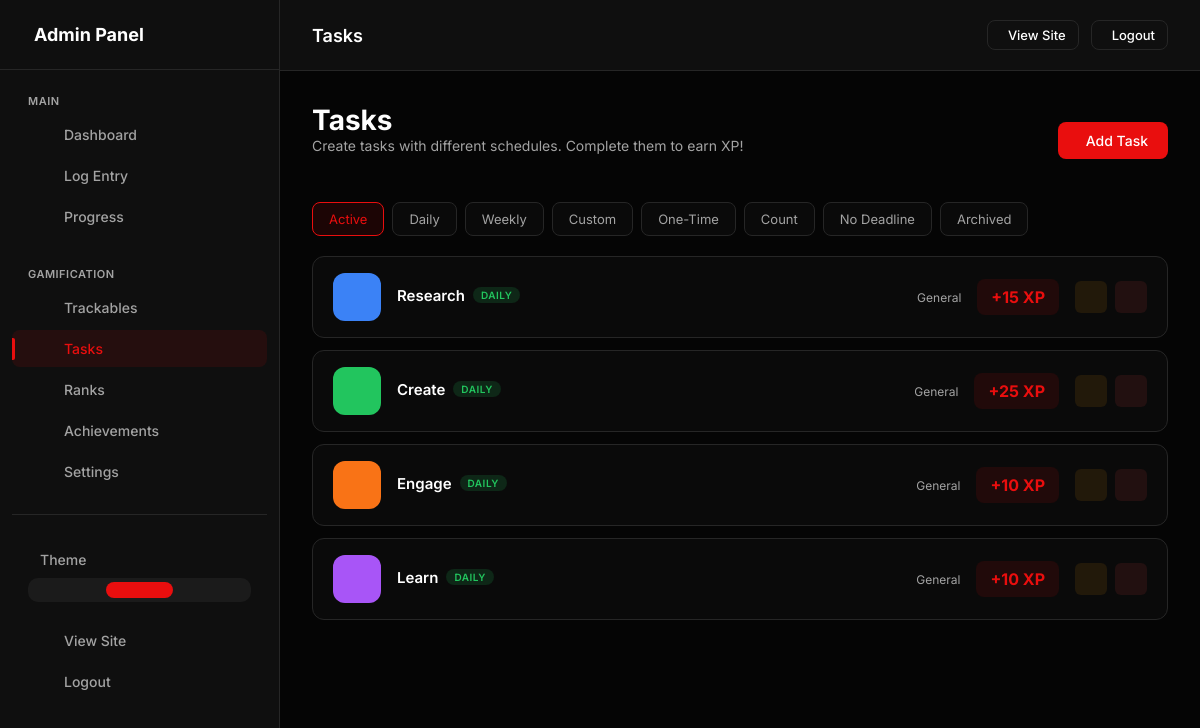
Before: /admin/daily-tasks (signed in) with the older database file.
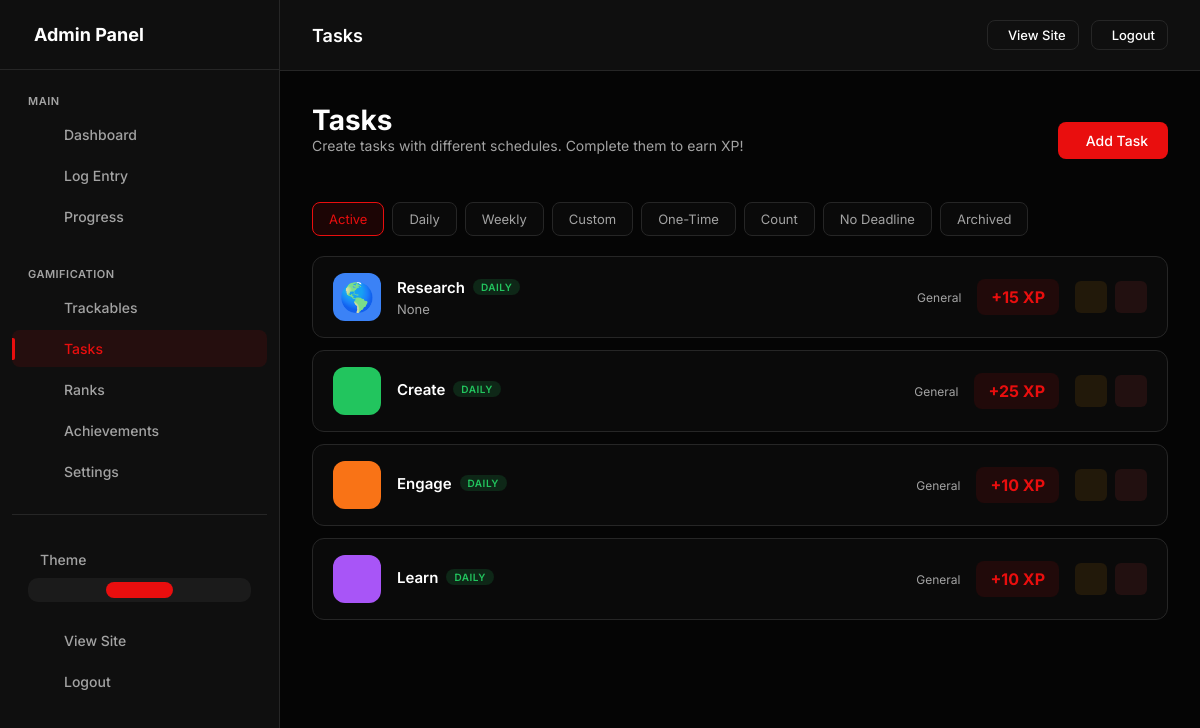
After: the same page with the newer database file.
### models.py (models this page shows, shortened)
class UserDailyTask(db.Model):
    __tablename__ = 'user_daily_tasks'
    id = db.Column(db.Integer, primary_key=True)
    user_id = db.Column(db.Integer, db.ForeignKey('users.id'), nullable=False, index=True)
    name = db.Column(db.String(100), nullable=False)
    slug = db.Column(db.String(100), nullable=False)
    description = db.Column(db.String(500))
    task_type = db.Column(db.String(20), default='normal')  # 'normal', 'count'
    target_count = db.Column(db.Integer, default=1)  # For count tasks: how many times to complete
    repeat_type = db.Column(db.String(20), default='daily')
    repeat_interval = db.Column(db.Integer, default=1)  # For 'custom': every X units
    repeat_unit = db.Column(db.String(10), default='day')  # 'day', 'week', 'month'
    repeat_days = db.Column(db.String(50))  # For 'weekly': JSON array like "[1,3,5]" for Mon/Wed/Fri
    repeat_day_of_month = db.Column(db.Integer)  # For 'monthly': which day (1-31)
    due_date = db.Column(db.Date)  # For 'once' tasks: when it's due
    completed_date = db.Column(db.Date)  # For 'once' tasks: when completed
    ebbinghaus_level = db.Column(db.Integer, default=0)  # Current level in spaced repetition
    next_due_date = db.Column(db.Date)  # When the task is next due
    xp_value = db.Column(db.Integer, default=10)
    xp_per_count = db.Column(db.Integer, default=0)  # For count tasks: XP per completion (0 = only on full completion)
    streak_bonus = db.Column(db.Boolean, default=True)  # Eligible for streak bonuses
    icon = db.Column(db.String(50), default='ph-check-circle')
    color = db.Column(db.String(20), default='#10b981')
    emoji = db.Column(db.String(10))
    display_order = db.Column(db.Integer, default=0)
    is_active = db.Column(db.Boolean, default=True)
    is_pinned = db.Column(db.Boolean, default=False)
    category = db.Column(db.String(50), default='general')  # 'health', 'work', 'learning', 'habits', 'general'
    created_at = db.Column(db.DateTime, default=datetime.utcnow)
    updated_at = db.Column(db.DateTime, default=datetime.utcnow, onupdate=datetime.utcnow)
    completions = db.relationship('TaskCompletion', backref='task', lazy=True, cascade='all, delete-orphan')

### app.py (the view)
    @app.route('/admin/daily-tasks')
    @admin_required
    def admin_daily_tasks():
        tasks = UserDailyTask.query.filter_by(
            user_id=current_user.id
        ).order_by(UserDailyTask.display_order).all()
        return render_template('admin/daily_tasks.html', tasks=tasks)

### templates/admin/daily_tasks.html (shortened to what this page needs)
{% extends "admin/base.html" %}
{% block page_title %}Tasks{% endblock %}
{% block content %}
<div class="page-header">
    <div>
        <h1 class="page-title">Tasks</h1>
        <p class="page-intro">Create tasks with different schedules. Complete them to earn {{ points_name }}!</p>
    </div>
    <div class="page-actions">
        <a href="{{ url_for('admin_daily_task_add') }}" class="btn btn-primary">
             Add Task
        </a>
    </div>
</div>
<div class="filter-tabs">
    <button class="filter-tab active" data-filter="all">Active</button>
    <button class="filter-tab" data-filter="daily">Daily</button>
    <button class="filter-tab" data-filter="weekly">Weekly</button>
    <button class="filter-tab" data-filter="custom">Custom</button>
    <button class="filter-tab" data-filter="once">One-Time</button>
    <button class="filter-tab" data-filter="count">Count</button>
    <button class="filter-tab" data-filter="none">No Deadline</button>
    <button class="filter-tab" data-filter="archived">Archived</button>
</div>
{% if tasks %}
<div class="tasks-list">
    {% for task in tasks %}
    {% set is_archived = task.completed_date and task.repeat_type in ('once', 'none') %}
    <div class="task-row {% if not task.is_active %}inactive{% endif %} {% if task.is_pinned %}pinned{% endif %} {% if is_archived %}archived{% endif %}"
        data-repeat="{{ task.repeat_type }}" data-type="{{ task.task_type }}"
        data-archived="{{ 'true' if is_archived else 'false' }}" {% if is_archived %}style="opacity: 0.6;" {% endif %}>
        <div class="task-icon-box" style="background: {{ task.color }}; color: {{ task.color }}">
            {% if task.emoji %}
            <span style="font-size: 28px;">{{ task.emoji }}</span>
            {% else %}
            <i class="ph {{ task.icon }}"></i>
            {% endif %}
        </div>
        <div class="task-info">
            <div class="task-name">
                {{ task.name }}
                <div class="task-badges">
                    <span class="task-badge repeat-{{ task.repeat_type }}">
                        {% if task.repeat_type == 'none' %}No Deadline
                        {% elif task.repeat_type == 'daily' %}Daily
                        {% elif task.repeat_type == 'weekdays' %}Weekdays
                        {% elif task.repeat_type == 'weekends' %}Weekends
                        {% elif task.repeat_type == 'weekly' %}Weekly
                        {% elif task.repeat_type == 'monthly' %}Monthly
                        {% elif task.repeat_type == 'yearly' %}Yearly
                        {% elif task.repeat_type == 'custom' %}Every {{ task.repeat_interval }} {{ task.repeat_unit or
                        'day' }}{% if task.repeat_interval > 1 %}s{% endif %}
                        {% elif task.repeat_type == 'once' %}One-Time
                        {% elif task.repeat_type == 'ebbinghaus' %}Spaced
                        {% elif task.repeat_type == 'unlimited' %}Unlimited
                        {% else %}{{ task.repeat_type|capitalize }}
                        {% endif %}
                    </span>
                </div>
            </div>
            {% if task.description %}
            <div class="task-description">{{ task.description }}</div>
            {% endif %}
        </div>
        <div class="task-meta">
            <span class="task-category">
                 {{ task.category|capitalize }}
            </span>
            <div class="task-xp">
                +{{ task.xp_value }} {{ points_name }}
            </div>
        </div>
        <div class="task-actions">
            <a href="{{ url_for('admin_daily_task_edit', id=task.id) }}" class="action-btn edit" title="Edit">
            </a>
            <form action="{{ url_for('admin_daily_task_delete', id=task.id) }}" method="post"
                onsubmit="return confirmDelete(this, 'Task')" style="display: inline;">
                <button type="submit" class="action-btn delete" title="Delete">
                </button>
            </form>
        </div>
    </div>
    {% endfor %}
</div>
{% endif %}
{% endblock %}

Changed rows visible on the page:
changed UserDailyTask "Research": emoji (not shown) → "🌎"; description (not shown) → "None"
